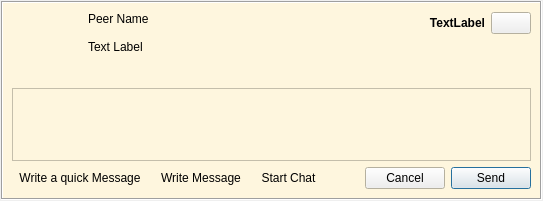
<?xml version="1.0" encoding="UTF-8"?>
<ui version="4.0">
 <class>ChatMsgItem</class>
 <widget class="QWidget" name="ChatMsgItem">
  <property name="geometry">
   <rect>
    <x>0</x>
    <y>0</y>
    <width>543</width>
    <height>201</height>
   </rect>
  </property>
  <layout class="QGridLayout" name="gridLayout_1">
   <property name="leftMargin">
    <number>1</number>
   </property>
   <property name="topMargin">
    <number>1</number>
   </property>
   <property name="rightMargin">
    <number>1</number>
   </property>
   <property name="bottomMargin">
    <number>1</number>
   </property>
   <item row="0" column="0">
    <widget class="QFrame" name="frame">
     <property name="sizePolicy">
      <sizepolicy hsizetype="Expanding" vsizetype="Preferred">
       <horstretch>0</horstretch>
       <verstretch>0</verstretch>
      </sizepolicy>
     </property>
     <property name="palette">
      <palette>
       <active>
        <colorrole role="Base">
         <brush brushstyle="SolidPattern">
          <color alpha="255">
           <red>254</red>
           <green>246</green>
           <blue>222</blue>
          </color>
         </brush>
        </colorrole>
        <colorrole role="Window">
         <brush brushstyle="SolidPattern">
          <color alpha="255">
           <red>254</red>
           <green>246</green>
           <blue>222</blue>
          </color>
         </brush>
        </colorrole>
       </active>
       <inactive>
        <colorrole role="Base">
         <brush brushstyle="SolidPattern">
          <color alpha="255">
           <red>254</red>
           <green>246</green>
           <blue>222</blue>
          </color>
         </brush>
        </colorrole>
        <colorrole role="Window">
         <brush brushstyle="SolidPattern">
          <color alpha="255">
           <red>254</red>
           <green>246</green>
           <blue>222</blue>
          </color>
         </brush>
        </colorrole>
       </inactive>
       <disabled>
        <colorrole role="Base">
         <brush brushstyle="SolidPattern">
          <color alpha="255">
           <red>240</red>
           <green>240</green>
           <blue>240</blue>
          </color>
         </brush>
        </colorrole>
        <colorrole role="Window">
         <brush brushstyle="SolidPattern">
          <color alpha="255">
           <red>254</red>
           <green>246</green>
           <blue>222</blue>
          </color>
         </brush>
        </colorrole>
       </disabled>
      </palette>
     </property>
     <property name="autoFillBackground">
      <bool>true</bool>
     </property>
     <property name="frameShape">
      <enum>QFrame::Box</enum>
     </property>
     <property name="frameShadow">
      <enum>QFrame::Sunken</enum>
     </property>
     <layout class="QGridLayout" name="gridLayout_2">
      <property name="spacing">
       <number>6</number>
      </property>
      <item row="0" column="0" rowspan="2">
       <layout class="QGridLayout" name="gridLayout">
        <item row="0" column="0">
         <widget class="AvatarWidget" name="avatar">
          <property name="minimumSize">
           <size>
            <width>70</width>
            <height>70</height>
           </size>
          </property>
          <property name="maximumSize">
           <size>
            <width>70</width>
            <height>70</height>
           </size>
          </property>
         </widget>
        </item>
        <item row="1" column="0">
         <spacer name="verticalSpacer">
          <property name="orientation">
           <enum>Qt::Vertical</enum>
          </property>
          <property name="sizeHint" stdset="0">
           <size>
            <width>20</width>
            <height>1</height>
           </size>
          </property>
         </spacer>
        </item>
       </layout>
      </item>
      <item row="0" column="1">
       <widget class="StyledLabel" name="peerNameLabel">
        <property name="text">
         <string notr="true">Peer Name</string>
        </property>
        <property name="alignment">
         <set>Qt::AlignLeading|Qt::AlignLeft|Qt::AlignTop</set>
        </property>
       </widget>
      </item>
      <item row="0" column="2">
       <spacer name="horizontalSpacer">
        <property name="orientation">
         <enum>Qt::Horizontal</enum>
        </property>
        <property name="sizeHint" stdset="0">
         <size>
          <width>267</width>
          <height>21</height>
         </size>
        </property>
       </spacer>
      </item>
      <item row="0" column="3">
       <widget class="QLabel" name="timestampLabel">
        <property name="sizePolicy">
         <sizepolicy hsizetype="MinimumExpanding" vsizetype="Preferred">
          <horstretch>0</horstretch>
          <verstretch>0</verstretch>
         </sizepolicy>
        </property>
        <property name="font">
         <font>
          <weight>75</weight>
          <bold>true</bold>
         </font>
        </property>
        <property name="text">
         <string notr="true">TextLabel</string>
        </property>
        <property name="alignment">
         <set>Qt::AlignRight|Qt::AlignTrailing|Qt::AlignVCenter</set>
        </property>
       </widget>
      </item>
      <item row="0" column="4">
       <widget class="QPushButton" name="clearButton">
        <property name="sizePolicy">
         <sizepolicy hsizetype="Fixed" vsizetype="Fixed">
          <horstretch>0</horstretch>
          <verstretch>0</verstretch>
         </sizepolicy>
        </property>
        <property name="focusPolicy">
         <enum>Qt::NoFocus</enum>
        </property>
        <property name="toolTip">
         <string>Remove Item</string>
        </property>
        <property name="icon">
         <iconset resource="../images.qrc">
          <normaloff>:/images/close_normal.png</normaloff>:/images/close_normal.png</iconset>
        </property>
       </widget>
      </item>
      <item row="1" column="1" colspan="4">
       <widget class="QLabel" name="chatTextlabel">
        <property name="sizePolicy">
         <sizepolicy hsizetype="Preferred" vsizetype="Preferred">
          <horstretch>0</horstretch>
          <verstretch>0</verstretch>
         </sizepolicy>
        </property>
        <property name="maximumSize">
         <size>
          <width>16777215</width>
          <height>16777215</height>
         </size>
        </property>
        <property name="text">
         <string notr="true">Text Label</string>
        </property>
        <property name="alignment">
         <set>Qt::AlignLeading|Qt::AlignLeft|Qt::AlignTop</set>
        </property>
        <property name="wordWrap">
         <bool>true</bool>
        </property>
        <property name="openExternalLinks">
         <bool>true</bool>
        </property>
       </widget>
      </item>
      <item row="3" column="0" colspan="5">
       <widget class="QFrame" name="buttonFrame">
        <layout class="QHBoxLayout" name="horizontalLayout">
         <property name="leftMargin">
          <number>0</number>
         </property>
         <property name="topMargin">
          <number>0</number>
         </property>
         <property name="rightMargin">
          <number>0</number>
         </property>
         <property name="bottomMargin">
          <number>0</number>
         </property>
         <item>
          <widget class="QToolButton" name="quickmsgButton">
           <property name="focusPolicy">
            <enum>Qt::NoFocus</enum>
           </property>
           <property name="text">
            <string>Write a quick Message</string>
           </property>
           <property name="icon">
            <iconset resource="../images.qrc">
             <normaloff>:/images/message-mail.png</normaloff>:/images/message-mail.png</iconset>
           </property>
           <property name="checkable">
            <bool>false</bool>
           </property>
           <property name="toolButtonStyle">
            <enum>Qt::ToolButtonTextBesideIcon</enum>
           </property>
           <property name="autoRaise">
            <bool>true</bool>
           </property>
          </widget>
         </item>
         <item>
          <widget class="QToolButton" name="msgButton">
           <property name="sizePolicy">
            <sizepolicy hsizetype="Fixed" vsizetype="Fixed">
             <horstretch>0</horstretch>
             <verstretch>0</verstretch>
            </sizepolicy>
           </property>
           <property name="focusPolicy">
            <enum>Qt::NoFocus</enum>
           </property>
           <property name="toolTip">
            <string>Send Mail</string>
           </property>
           <property name="text">
            <string>Write Message</string>
           </property>
           <property name="icon">
            <iconset resource="../images.qrc">
             <normaloff>:/images/mail_send.png</normaloff>:/images/mail_send.png</iconset>
           </property>
           <property name="toolButtonStyle">
            <enum>Qt::ToolButtonTextBesideIcon</enum>
           </property>
           <property name="autoRaise">
            <bool>true</bool>
           </property>
          </widget>
         </item>
         <item>
          <widget class="QToolButton" name="chatButton">
           <property name="sizePolicy">
            <sizepolicy hsizetype="Fixed" vsizetype="Fixed">
             <horstretch>0</horstretch>
             <verstretch>0</verstretch>
            </sizepolicy>
           </property>
           <property name="focusPolicy">
            <enum>Qt::NoFocus</enum>
           </property>
           <property name="toolTip">
            <string>Start Chat</string>
           </property>
           <property name="layoutDirection">
            <enum>Qt::LeftToRight</enum>
           </property>
           <property name="text">
            <string>Start Chat</string>
           </property>
           <property name="icon">
            <iconset resource="../images.qrc">
             <normaloff>:/images/chat.png</normaloff>:/images/chat.png</iconset>
           </property>
           <property name="toolButtonStyle">
            <enum>Qt::ToolButtonTextBesideIcon</enum>
           </property>
           <property name="autoRaise">
            <bool>true</bool>
           </property>
          </widget>
         </item>
         <item>
          <spacer name="horizontalSpacer_3">
           <property name="orientation">
            <enum>Qt::Horizontal</enum>
           </property>
           <property name="sizeHint" stdset="0">
            <size>
             <width>347</width>
             <height>17</height>
            </size>
           </property>
          </spacer>
         </item>
         <item>
          <widget class="QPushButton" name="cancelButton">
           <property name="focusPolicy">
            <enum>Qt::NoFocus</enum>
           </property>
           <property name="text">
            <string>Cancel</string>
           </property>
          </widget>
         </item>
         <item>
          <widget class="QPushButton" name="sendButton">
           <property name="focusPolicy">
            <enum>Qt::NoFocus</enum>
           </property>
           <property name="text">
            <string>Send</string>
           </property>
           <property name="default">
            <bool>true</bool>
           </property>
          </widget>
         </item>
        </layout>
       </widget>
      </item>
      <item row="2" column="0" colspan="5">
       <widget class="QFrame" name="messageFrame">
        <layout class="QGridLayout" name="gridLayout_3">
         <property name="leftMargin">
          <number>0</number>
         </property>
         <property name="topMargin">
          <number>0</number>
         </property>
         <property name="rightMargin">
          <number>0</number>
         </property>
         <property name="bottomMargin">
          <number>0</number>
         </property>
         <item row="0" column="0" colspan="2">
          <widget class="QTextEdit" name="quickmsgText">
           <property name="maximumSize">
            <size>
             <width>16777215</width>
             <height>115</height>
            </size>
           </property>
          </widget>
         </item>
        </layout>
       </widget>
      </item>
     </layout>
    </widget>
   </item>
  </layout>
 </widget>
 <customwidgets>
  <customwidget>
   <class>AvatarWidget</class>
   <extends>QLabel</extends>
   <header>gui/common/AvatarWidget.h</header>
   <container>1</container>
  </customwidget>
  <customwidget>
   <class>StyledLabel</class>
   <extends>QLabel</extends>
   <header>gui/common/StyledLabel.h</header>
  </customwidget>
 </customwidgets>
 <resources>
  <include location="../images.qrc"/>
 </resources>
 <connections/>
</ui>
